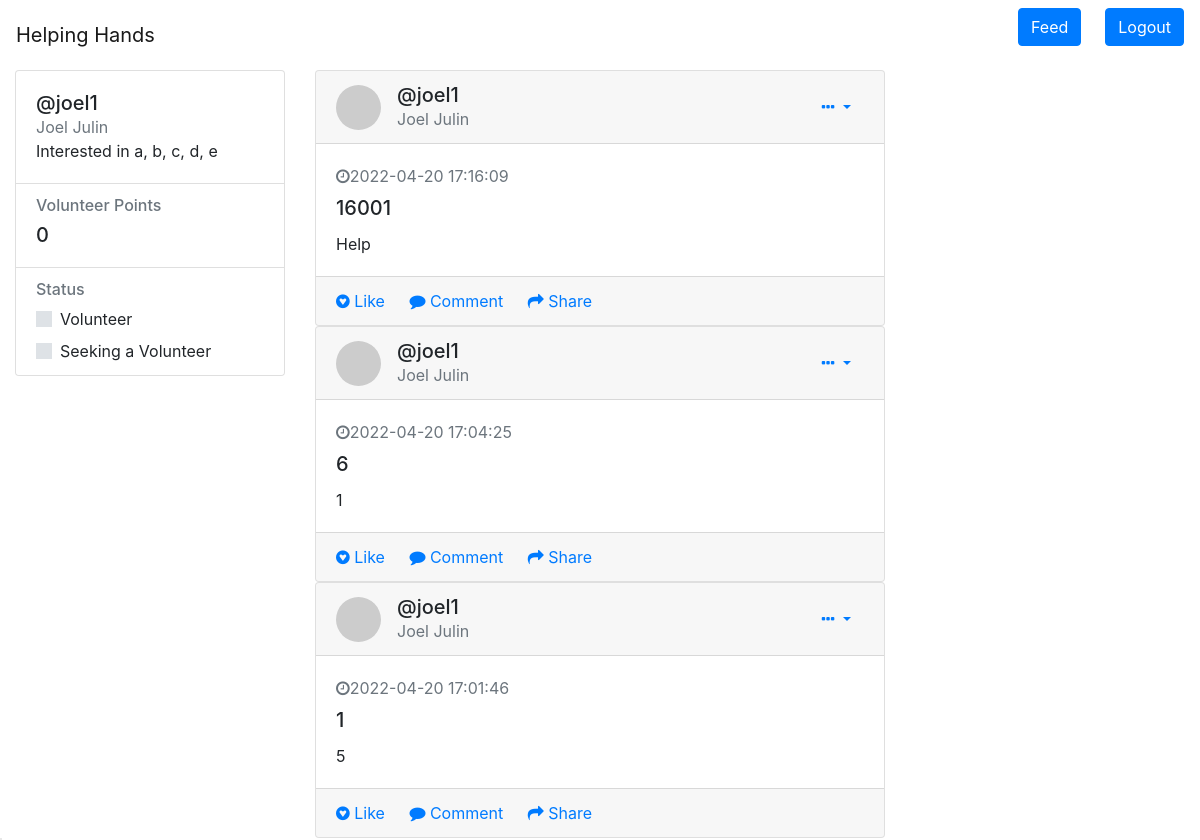
Screenshot of /profile/joel1 with the database file from the repository.
### website/models.py (models this page shows)
class User(db.Model, UserMixin):
    id = db.Column(db.Integer, primary_key=True)
    email = db.Column(db.String(150), unique=True)
    username = db.Column(db.String(150), unique=True)
    password = db.Column(db.String(150))
    first_name = db.Column(db.String(150))
    last_name = db.Column(db.String(150))
    zip_code = db.Column(db.String(150))
    search_post = db.Column(db.String(150))
    notes = db.relationship('Note')
    interest_1 = db.Column(db.String(150))
    interest_2 = db.Column(db.String(150))
    interest_3 = db.Column(db.String(150))
    interest_4 = db.Column(db.String(150))
    interest_5 = db.Column(db.String(150))
    points = db.Column(db.String(150))
    status = db.Column(db.String(150))

class Note(db.Model):
    id = db.Column(db.Integer, primary_key=True)
    title = db.Column(db.String(100))
    data = db.Column(db.String(10000))
    date = db.Column(db.DateTime(timezone=True), default=func.now())
    user_id = db.Column(db.Integer, db.ForeignKey('user.id'))

### website/views.py (the view)
@views.route('/profile/<username>')
def interact(username):
    return render_template('userinfo.html', user=User.query.filter_by(username=username).first())

### website/templates/userinfo.html (shortened to what this page needs)
<link href="//maxcdn.bootstrapcdn.com/bootstrap/4.1.1/css/bootstrap.min.css" rel="stylesheet" id="bootstrap-css">
<link href="https://stackpath.bootstrapcdn.com/font-awesome/4.7.0/css/font-awesome.min.css" rel="stylesheet"
>
<nav class="navbar navbar-light bg-white">
        <a href="/" class="navbar-brand">Helping Hands</a>
        <form class="form-inline" method="POST">
            <div class="ml-xl-5 md-5 mr-4">
                <a class="btn btn-primary" href="/home">Feed</a>
            </div>
                <a class="btn btn-primary" href="/logout">Logout</a>
            </form>
    </nav>
    <div class="container-fluid gedf-wrapper">
        <div class="row">
            <div class="col-md-3">
                <div class="card">
                    <div class="card-body">
                        <a href=/profile class="h5">@{{ user.username }}</a>
                        <div class="h7 text-muted">{{ user.first_name }} {{ user.last_name }}</div>
                        <div class="h7">Interested in {{ user.interest_1 }}, {{ user.interest_2 }}, {{ user.interest_3 }}, {{ user.interest_4 }}, {{ user.interest_5 }}
                        </div>
                    </div>
                    <ul class="list-group list-group-flush">
                        <li class="list-group-item">
                            <div class="h6 text-muted">Volunteer Points</div>
                            <div class="h5">{{ user.points }}</div>
                        </li>
                        <li class="list-group-item">
                            <div class="h6 text-muted">Status</div>
                            <div class="custom-control custom-switch">
                              <label class="custom-control-label" for="customSwitch1">Volunteer</label>
                            </div>
                            <div class="custom-control custom-switch">
                              <label class="custom-control-label" for="customSwitch2">Seeking a Volunteer</label>
                            </div>
                        </li>
                    </ul>
                </div>
            </div>
            <div class="col-md-6 gedf-main">
                  {% for note in user.notes[::-1] %}
                  <div class="card gedf-card">
                      <div class="card-header">
                          <div class="d-flex justify-content-between align-items-center">
                              <div class="d-flex justify-content-between align-items-center">
                                  <div class="mr-2">
                                      <img class="rounded-circle" width="45" src="https://picsum.photos/50/50" alt="">
                                  </div>
                                  <div class="ml-2">
                                      <a href=/profile/{{ user.first_name }} class="h5 m-0">@{{ user.username }}</a>
                                      <div class="h7 text-muted">{{ user.first_name }} {{ user.last_name }} </div>
                                  </div>
                              </div>
                              <div>
                                  <div class="dropdown">
                                      <button class="btn btn-link dropdown-toggle" type="button" id="gedf-drop1" data-toggle="dropdown" aria-haspopup="true" aria-expanded="false">
                                          <i class="fa fa-ellipsis-h"></i>
                                      </button>
                                  </div>
                              </div>
                          </div>
                      </div>
                      <div class="card-body">
                          <div class="text-muted h7 mb-2"> <i class="fa fa-clock-o"></i>{{ note.date }}</div>
                          <a class="card-title">
                              <h5 class="card-title"> {{note.title}}</h5>
                          </a>
                          <p class="card-text">
                            {{ note.data }}
                          </p>
                      </div>
                      <div class="card-footer">
                          <a href="#" class="card-link"><i class="fa fa-gittip"></i> Like</a>
                          <a href="#" class="card-link"><i class="fa fa-comment"></i> Comment</a>
                          <a href="#" class="card-link"><i class="fa fa-mail-forward"></i> Share</a>
                      </div>
                  </div>
                  {% endfor %}
            </div>
            <div class="col-md-3">
                </div>
            </div>
        </div>

### rows the page displays
User: username "joel1", first_name "Joel", last_name "Julin", interest_1 "a", interest_2 "b", interest_3 "c", interest_4 "d", interest_5 "e", points "0"
Note: date "2022-04-20 17:16:09", title "16001", data "Help"
Note: date "2022-04-20 17:04:25", title "6", data "1"
Note: date "2022-04-20 17:01:46", title "1", data "5"
